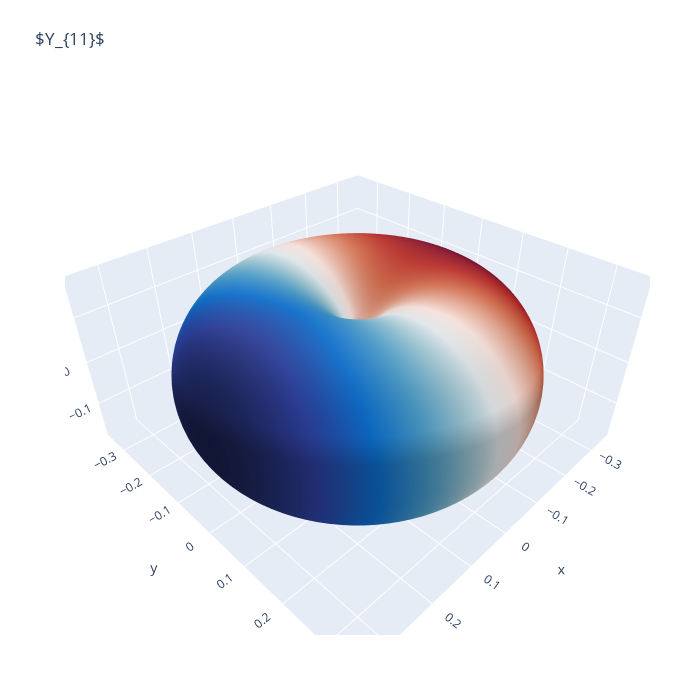

Source (notebook cell):
### Code cell
create_figure(1,1)

### Figure 1 — Plotly figure (JSON) as saved in the notebook; plotly's stock layout.template omitted (floating-point values rounded to 4 significant figures; data arrays with more than 128 entries replaced by an {"elided": "..."} marker saying what was removed)
{"data": [{"colorscale": [[0, "rgb(23, 28, 66)"], [0.09091, "rgb(41, 58, 143)"], [0.1818, "rgb(11, 102, 189)"], [0.2727, "rgb(69, 144, 185)"], [0.3636, "rgb(142, 181, 194)"], [0.4545, "rgb(210, 216, 219)"], [0.5455, "rgb(230, 210, 204)"], [0.6364, "rgb(213, 157, 137)"], [0.7273, "rgb(196, 101, 72)"], [0.8182, "rgb(172, 43, 36)"], [0.9091, "rgb(120, 14, 40)"], [1, "rgb(60, 9, 17)"]], "hoverinfo": "none", "opacity": 1, "showscale": false, "surfacecolor": {"elided": "100x100 float values"}, "type": "surface", "x": {"elided": "100x100 float values"}, "y": {"elided": "100x100 float values"}, "z": {"elided": "100x100 float values"}}], "layout": {"autosize": false, "height": 700, "margin": {"b": 65, "l": 65, "r": 50, "t": 90}, "title": {"text": "$Y_{11}$"}, "width": 700}}
